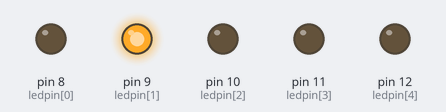
Bench run of a sketch on a simulated Arduino Uno, built with avr-gcc and run on an emulated ATmega328P. Parts: output pins drawn as LEDs (lit = HIGH).

Above: at 0.4 s.
At 1.6 s:
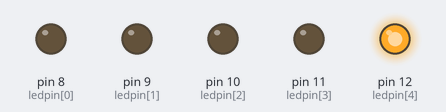
At 2.0 s:
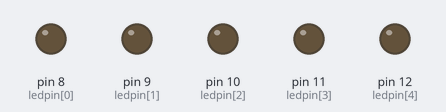
At 2.6 s:
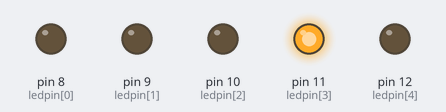
At 3.8 s:
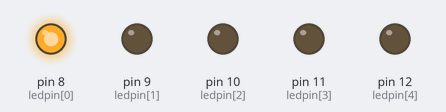
At 5.0 s:
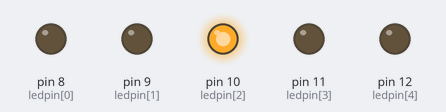
Timing chart, 0 to 5.5 s (numbered marks = the images above):
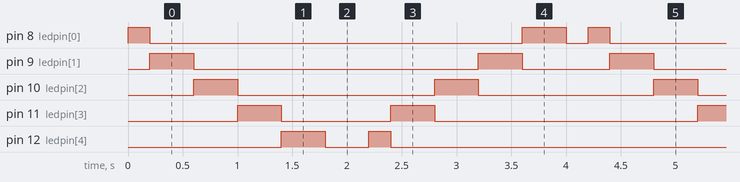

The sketch:

index.ino
```cpp
int ledpin[]={8,9,10,11,12};
int bekleme=50;
void setup() {
for(int i=0;i<5;i++)
{
 pinMode(ledpin[i],OUTPUT); }}
void loop() {
 for(int i=0;i<5;i++)
 { digitalWrite(ledpin[i],HIGH);
 delay(200);
 digitalWrite(ledpin[i],LOW);
 digitalWrite(ledpin[i+1],HIGH);
 delay(200); }
 delay(200);
 for(int k=4;k>=0;k--)
 {
 digitalWrite(ledpin[k],HIGH);
 delay(200);
 digitalWrite(ledpin[k],LOW);
 digitalWrite(ledpin[k-1],HIGH);
 delay(200);
} }
```

Measured:
- by itself, pin 8 (ledpin[0]): repeats every 4.2 s: LOW 3.4 s, HIGH 0.40 s, LOW 0.20 s, HIGH 0.20 s
- by itself, pin 9 (ledpin[1]): repeats every 4.2 s: LOW 2.6 s, HIGH 0.40 s, LOW 0.80 s, HIGH 0.40 s
- by itself, pin 10 (ledpin[2]): alternates HIGH for 0.40 s and LOW for 1.7 s
- by itself, pin 11 (ledpin[3]): repeats every 4.2 s: LOW 1.0 s, HIGH 0.40 s, LOW 2.4 s, HIGH 0.40 s
- by itself, pin 12 (ledpin[4]): repeats every 4.2 s: LOW 0.40 s, HIGH 0.20 s, LOW 3.2 s, HIGH 0.40 s
